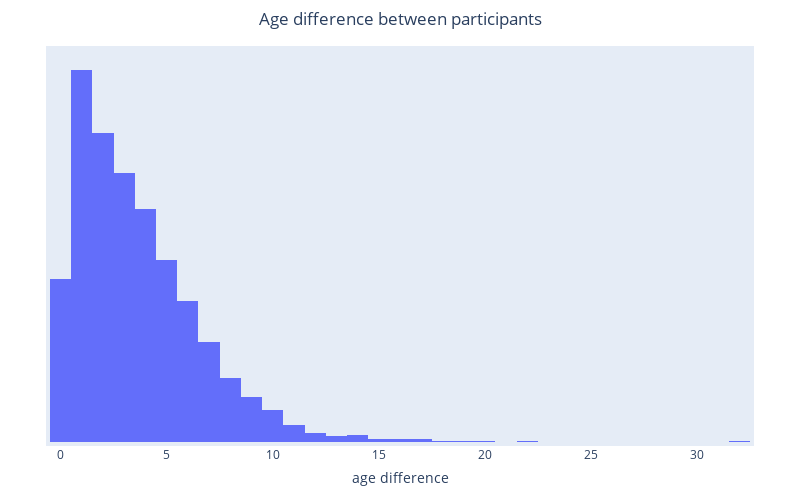

Notebook code for this chart:
### Code cell
# Age difference between participants
fig4 = px.histogram(dataset, 
             x="age_difference",
             title= "Age difference between participants"
             )

fig4.update_layout(title_x = 0.5,
                  autosize = True,
                  width=800,
                  height=500,
                  margin=dict(l=50,r=50,b=50,t=50,pad=4),
                  yaxis_title = 'age',
                  yaxis = {'visible': False},
                  xaxis_title = 'age difference',
                  )                              
fig4.show()

### Figure 1 — Plotly figure (JSON) as saved in the notebook; plotly's stock layout.template omitted (floating-point values rounded to 4 significant figures; data arrays with more than 128 entries replaced by an {"elided": "..."} marker saying what was removed)
{"data": [{"alignmentgroup": "True", "bingroup": "x", "hovertemplate": "age_difference=%{x}<br>count=%{y}<extra></extra>", "legendgroup": "", "marker": {"color": "#636efa", "pattern": {"shape": ""}}, "name": "", "offsetgroup": "", "orientation": "v", "showlegend": false, "type": "histogram", "x": {"elided": "8378 int values"}, "xaxis": "x", "yaxis": "y"}], "layout": {"autosize": true, "barmode": "relative", "height": 500, "legend": {"tracegroupgap": 0}, "margin": {"b": 50, "l": 50, "pad": 4, "r": 50, "t": 50}, "title": {"text": "Age difference between participants", "x": 0.5}, "width": 800, "xaxis": {"anchor": "y", "domain": [0, 1], "title": {"text": "age difference"}}, "yaxis": {"anchor": "x", "domain": [0, 1], "title": {"text": "age"}, "visible": false}}}
